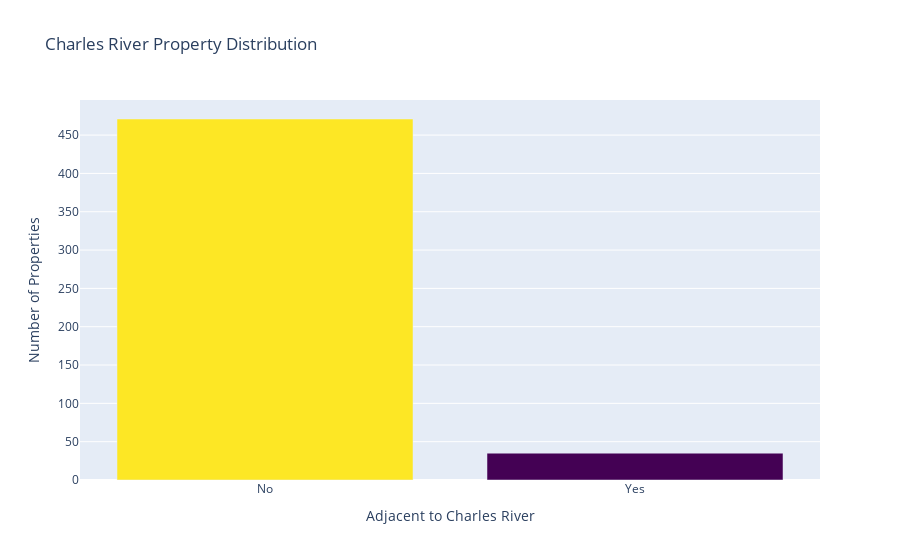

The notebook cell this image was saved under:
### Markdown cell above
#### Next to the River? ⛵️

**Challenge**

Create a bar chart with plotly for CHAS to show many more homes are away from the river versus next to it. The bar chart should look something like this:

<img src=https://i.imgur.com/AHwoQ6l.png height=350>

You can make your life easier by providing a list of values for the x-axis (e.g., `x=['No', 'Yes']`)

### Code cell
river_access = data['CHAS'].value_counts()

bar = px.bar(x=['No', 'Yes'],
y=river_access.values,
color=river_access.values,
color_continuous_scale=px.colors.sequential.Viridis,  
title='Charles River Property Distribution')

bar.update_layout(xaxis_title='Adjacent to Charles River',
yaxis_title='Number of Properties',
coloraxis_showscale=False)
bar.show()

### Figure 1 — Plotly figure (JSON) as saved in the notebook; plotly's stock layout.template omitted (floating-point values rounded to 4 significant figures)
{"data": [{"hovertemplate": "x=%{x}<br>y=%{y}<br>color=%{marker.color}<extra></extra>", "legendgroup": "", "marker": {"color": [471, 35], "coloraxis": "coloraxis", "pattern": {"shape": ""}}, "name": "", "orientation": "v", "showlegend": false, "textposition": "auto", "type": "bar", "x": ["No", "Yes"], "xaxis": "x", "y": [471, 35], "yaxis": "y"}], "layout": {"barmode": "relative", "coloraxis": {"colorbar": {"title": {"text": "color"}}, "colorscale": [[0, "#440154"], [0.1111, "#482878"], [0.2222, "#3e4989"], [0.3333, "#31688e"], [0.4444, "#26828e"], [0.5556, "#1f9e89"], [0.6667, "#35b779"], [0.7778, "#6ece58"], [0.8889, "#b5de2b"], [1, "#fde725"]], "showscale": false}, "legend": {"tracegroupgap": 0}, "title": {"text": "Charles River Property Distribution"}, "xaxis": {"anchor": "y", "domain": [0, 1], "title": {"text": "Adjacent to Charles River"}}, "yaxis": {"anchor": "x", "domain": [0, 1], "title": {"text": "Number of Properties"}}}}
